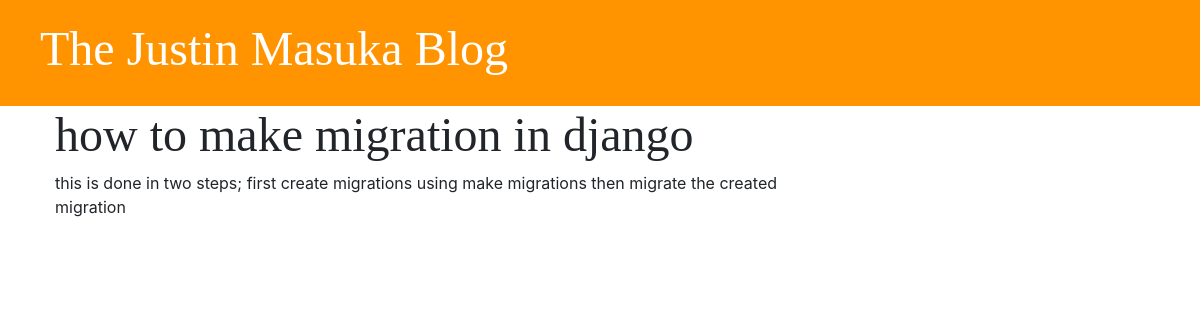
/post/1/, run on an earlier commit of the app's database.
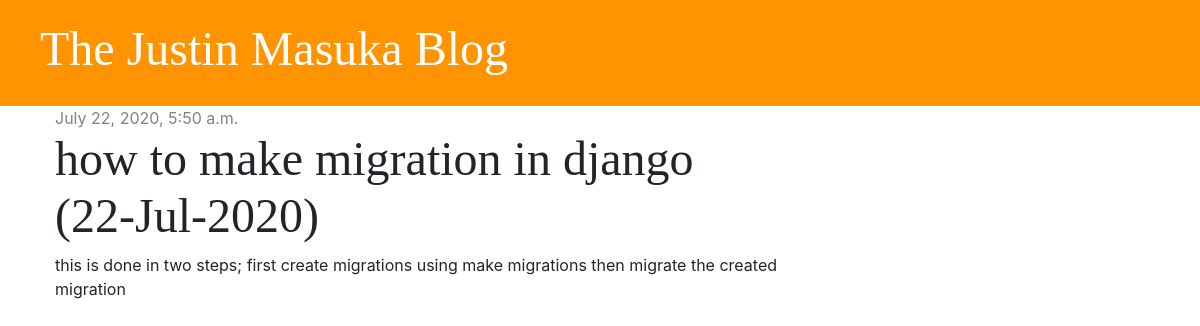
And on a later commit of the database.
### blog/models.py (models this page shows, shortened)
class Post(models.Model):
    author = models.ForeignKey('auth.User', on_delete=models.CASCADE)
    title = models.CharField(max_length=200)
    text = models.TextField()
    created_date = models.DateTimeField(default=timezone.now)
    published_date = models.DateTimeField(blank=True, null=True)

### blog/views.py (the view)
# urls.py: path('post/<int:pk>/', views.post_detail, name='post_detail'),
def post_detail(request, pk):
    post = get_object_or_404(Post, pk=pk)
    stuff_for_frontend = {'post': post}
    return render(request, 'blog/post_detail.html', stuff_for_frontend)

### blog/templates/blog/post_detail.html
{% extends 'blog/base.html' %}
{% block content %}
   <div class="post">
    {% if post.published_date %}
            <div class="date">
            {{ post.published_date}}
            </div>
        {% endif %}
        <h2>{{ post.title }}</h2>
        <p>{{ post.text|linebreaksbr }}</p>
   </div>
{% endblock %}

What changed in the data, as far as the page shows it:
changed Post: published_date (not shown) → "July 22, 2020, 5:50 a.m."; title "how to make migration in django" → "how to make migration in django (22-Jul-2020)"
